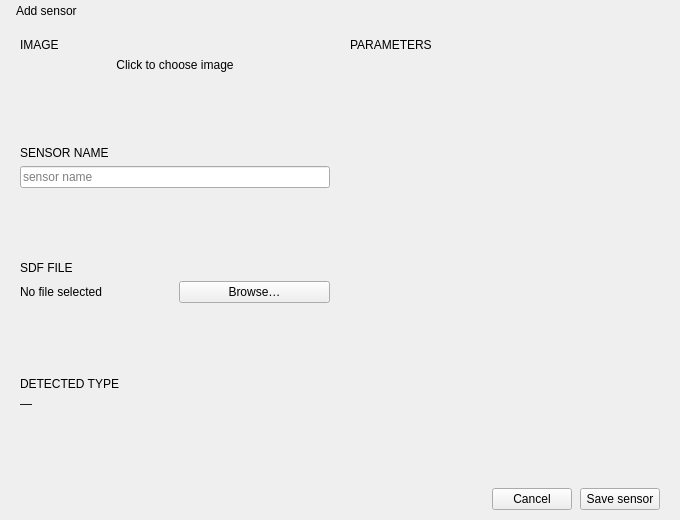
<?xml version="1.0" encoding="UTF-8"?>
<ui version="4.0">
 <class>AddSensorDialog</class>
 <widget class="QDialog" name="AddSensorDialog">
  <property name="geometry">
   <rect><x>0</x><y>0</y><width>680</width><height>520</height></rect>
  </property>
  <property name="windowTitle"><string>Add sensor</string></property>

  <layout class="QVBoxLayout" name="layout_root">
   <property name="spacing"><number>0</number></property>
   <property name="leftMargin"><number>0</number></property>
   <property name="topMargin"><number>0</number></property>
   <property name="rightMargin"><number>0</number></property>
   <property name="bottomMargin"><number>0</number></property>

   <!-- Title bar -->
   <item>
    <widget class="QWidget" name="dialog_titlebar">
     <property name="minimumHeight"><number>44</number></property>
     <property name="maximumHeight"><number>44</number></property>
     <layout class="QHBoxLayout" name="titlebar_layout">
      <property name="leftMargin"><number>16</number></property>
      <property name="topMargin"><number>0</number></property>
      <property name="rightMargin"><number>8</number></property>
      <property name="bottomMargin"><number>0</number></property>
      <property name="spacing"><number>0</number></property>
      <item>
       <widget class="QLabel" name="dialog_title">
        <property name="text"><string>Add sensor</string></property>
       </widget>
      </item>
      <item>
       <spacer>
        <property name="orientation"><enum>Qt::Horizontal</enum></property>
        <property name="sizeHint" stdset="0"><size><width>10</width><height>1</height></size></property>
       </spacer>
      </item>
      <item>
       <widget class="QPushButton" name="btn_dialog_close">
        <property name="text"><string/></property>
        <property name="minimumWidth"><number>28</number></property>
        <property name="maximumWidth"><number>28</number></property>
        <property name="minimumHeight"><number>28</number></property>
        <property name="maximumHeight"><number>28</number></property>
        <property name="flat"><bool>true</bool></property>
       </widget>
      </item>
     </layout>
    </widget>
   </item>

   <!-- Two-column body -->
   <item>
    <widget class="QWidget" name="dialog_body">
     <layout class="QHBoxLayout" name="body_layout">
      <property name="leftMargin"><number>20</number></property>
      <property name="topMargin"><number>16</number></property>
      <property name="rightMargin"><number>20</number></property>
      <property name="bottomMargin"><number>0</number></property>
      <property name="spacing"><number>20</number></property>

      <!-- LEFT column: image / name / sdf / detected type -->
      <item>
       <widget class="QWidget" name="left_col">
        <property name="minimumWidth"><number>300</number></property>
        <property name="maximumWidth"><number>340</number></property>
        <layout class="QVBoxLayout" name="left_layout">
         <property name="spacing"><number>6</number></property>
         <property name="leftMargin"><number>0</number></property>
         <property name="topMargin"><number>0</number></property>
         <property name="rightMargin"><number>0</number></property>
         <property name="bottomMargin"><number>0</number></property>

         <!-- Image -->
         <item>
          <widget class="QLabel" name="lbl_section_image">
           <property name="text"><string>IMAGE</string></property>
          </widget>
         </item>
         <item>
          <widget class="QWidget" name="image_container">
           <property name="minimumHeight"><number>200</number></property>
           <property name="maximumHeight"><number>200</number></property>
           <property name="cursor"><cursorShape>PointingHandCursor</cursorShape></property>
           <layout class="QVBoxLayout" name="image_container_layout">
            <property name="leftMargin"><number>0</number></property>
            <property name="topMargin"><number>0</number></property>
            <property name="rightMargin"><number>0</number></property>
            <property name="bottomMargin"><number>0</number></property>
            <item>
             <widget class="QLabel" name="image_label">
              <property name="text"><string>Click to choose image</string></property>
              <property name="alignment"><set>Qt::AlignCenter</set></property>
             </widget>
            </item>
           </layout>
          </widget>
         </item>

         <item><spacer><property name="orientation"><enum>Qt::Vertical</enum></property><property name="sizeHint" stdset="0"><size><width>1</width><height>8</height></size></property></spacer></item>

         <!-- Name -->
         <item>
          <widget class="QLabel" name="lbl_section_name">
           <property name="text"><string>SENSOR NAME</string></property>
          </widget>
         </item>
         <item>
          <widget class="QLineEdit" name="input_name">
           <property name="placeholderText"><string>sensor name</string></property>
          </widget>
         </item>

         <item><spacer><property name="orientation"><enum>Qt::Vertical</enum></property><property name="sizeHint" stdset="0"><size><width>1</width><height>8</height></size></property></spacer></item>

         <!-- SDF -->
         <item>
          <widget class="QLabel" name="lbl_section_sdf">
           <property name="text"><string>SDF FILE</string></property>
          </widget>
         </item>
         <item>
          <layout class="QHBoxLayout" name="sdf_row_layout">
           <property name="spacing"><number>8</number></property>
           <item>
            <widget class="QLabel" name="sdf_label">
             <property name="text"><string>No file selected</string></property>
            </widget>
           </item>
           <item>
            <widget class="QPushButton" name="btn_browse_sdf">
             <property name="text"><string>Browse…</string></property>
             <property name="minimumHeight"><number>32</number></property>
             <property name="maximumHeight"><number>32</number></property>
            </widget>
           </item>
          </layout>
         </item>

         <item><spacer><property name="orientation"><enum>Qt::Vertical</enum></property><property name="sizeHint" stdset="0"><size><width>1</width><height>8</height></size></property></spacer></item>

         <!-- Detected sensor type -->
         <item>
          <widget class="QLabel" name="lbl_section_type">
           <property name="text"><string>DETECTED TYPE</string></property>
          </widget>
         </item>
         <item>
          <widget class="QWidget" name="wt_type_row">
           <layout class="QHBoxLayout" name="type_row_layout">
            <property name="spacing"><number>8</number></property>
            <property name="leftMargin"><number>0</number></property>
            <property name="topMargin"><number>0</number></property>
            <property name="rightMargin"><number>0</number></property>
            <property name="bottomMargin"><number>0</number></property>
            <item>
             <widget class="QLabel" name="lbl_detected_type">
              <property name="text"><string>—</string></property>
             </widget>
            </item>
            <item>
             <spacer>
              <property name="orientation"><enum>Qt::Horizontal</enum></property>
              <property name="sizeHint" stdset="0"><size><width>10</width><height>1</height></size></property>
             </spacer>
            </item>
           </layout>
          </widget>
         </item>

         <!-- Push buttons to bottom -->
         <item>
          <spacer>
           <property name="orientation"><enum>Qt::Vertical</enum></property>
           <property name="sizeHint" stdset="0"><size><width>1</width><height>1</height></size></property>
          </spacer>
         </item>

        </layout>
       </widget>
      </item>

      <!-- RIGHT column: params -->
      <item>
       <widget class="QWidget" name="right_col">
        <layout class="QVBoxLayout" name="right_layout">
         <property name="spacing"><number>6</number></property>
         <property name="leftMargin"><number>0</number></property>
         <property name="topMargin"><number>0</number></property>
         <property name="rightMargin"><number>0</number></property>
         <property name="bottomMargin"><number>0</number></property>

         <item>
          <widget class="QLabel" name="lbl_section_params">
           <property name="text"><string>PARAMETERS</string></property>
          </widget>
         </item>

         <!-- Params scroll — expands to fill all available height -->
         <item>
          <widget class="QScrollArea" name="params_scroll">
           <property name="widgetResizable"><bool>true</bool></property>
           <property name="frameShape"><enum>QFrame::NoFrame</enum></property>
           <property name="horizontalScrollBarPolicy"><enum>Qt::ScrollBarAlwaysOff</enum></property>
           <property name="verticalScrollBarPolicy"><enum>Qt::ScrollBarAsNeeded</enum></property>
           <widget class="QWidget" name="params_contents">
            <layout class="QVBoxLayout" name="params_layout">
             <property name="spacing"><number>2</number></property>
             <property name="leftMargin"><number>0</number></property>
             <property name="topMargin"><number>0</number></property>
             <property name="rightMargin"><number>0</number></property>
             <property name="bottomMargin"><number>0</number></property>
            </layout>
           </widget>
          </widget>
         </item>

        </layout>
       </widget>
      </item>

     </layout>
    </widget>
   </item>

   <!-- Button row at bottom -->
   <item>
    <widget class="QWidget" name="wt_buttons">
     <property name="minimumHeight"><number>56</number></property>
     <property name="maximumHeight"><number>56</number></property>
     <layout class="QHBoxLayout" name="buttons_layout">
      <property name="leftMargin"><number>20</number></property>
      <property name="topMargin"><number>10</number></property>
      <property name="rightMargin"><number>20</number></property>
      <property name="bottomMargin"><number>10</number></property>
      <property name="spacing"><number>8</number></property>
      <item>
       <spacer>
        <property name="orientation"><enum>Qt::Horizontal</enum></property>
        <property name="sizeHint" stdset="0"><size><width>10</width><height>1</height></size></property>
       </spacer>
      </item>
      <item>
       <widget class="QPushButton" name="btn_cancel">
        <property name="text"><string>Cancel</string></property>
        <property name="minimumHeight"><number>34</number></property>
        <property name="maximumHeight"><number>34</number></property>
       </widget>
      </item>
      <item>
       <widget class="QPushButton" name="btn_save">
        <property name="text"><string>Save sensor</string></property>
        <property name="minimumHeight"><number>34</number></property>
        <property name="maximumHeight"><number>34</number></property>
       </widget>
      </item>
     </layout>
    </widget>
   </item>

  </layout>
 </widget>
 <resources/>
 <connections/>
</ui>
